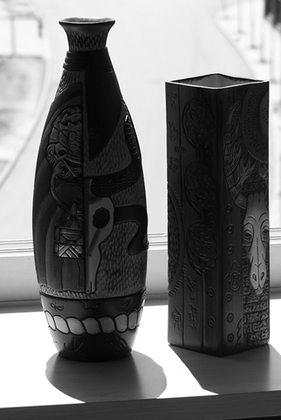
%> input picture TuXiang/bottle.tif, 281 x 420 px, shrunk from 380 x 567 before the run
$ octave sy2_3.m   (GNU Octave 9; MATLAB toolbox functions it lacks are replaced by stand-ins)
%> lines starting %> are read from the running program, lines starting %| are printed output that depends on the picture
% 读取图像
img = imread('C:\Users\Ava\Desktop\TuXiang\bottle.tif');
%> img is the input picture: size 420x281 uint8; min 0, max 255, mean 114.2

% 将图像转换为 double 类型，便于数学计算
img_double = double(img);

% 分段线性灰度变换参数
a = 50;    % 区间1的上限
b = 150;   % 区间2的上限
c = 30;    % 区间1的输出灰度上限
d = 200;   % 区间2的输出灰度上限
Mf = 255;  % 输入图像的最大灰度值
Mg = 255;  % 输出图像的最大灰度值

% 初始化分段线性变换的输出图像
linear_transformed_img = zeros(size(img_double));

% 分段线性灰度变换公式实现
for i = 1:size(img_double, 1)
    for j = 1:size(img_double, 2)
        f = img_double(i, j);
        if f >= 0 && f < a
            linear_transformed_img(i, j) = (c / a) * f;
        elseif f >= a && f < b
            linear_transformed_img(i, j) = ((d - c) / (b - a)) * (f - a) + c;
        elseif f >= b && f <= Mf
            linear_transformed_img(i, j) = ((Mg - d) / (Mf - b)) * (f - b) + d;
        end
    end
end
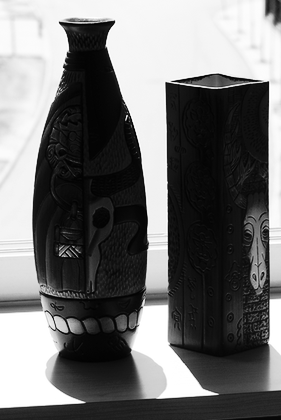
%> linear_transformed_img: size 420x281 double; min 0, max 255, mean 113.7

% 转换为 uint8 格式
linear_transformed_img = uint8(linear_transformed_img);
%> linear_transformed_img: size 420x281 uint8

% 非线性灰度变换参数
gamma = 0.5; % gamma 值小于 1 增强暗部细节
c_nonlinear = 1; % 常数系数

% 非线性灰度变换公式
nonlinear_transformed_img = uint8(c_nonlinear * (img_double / 255) .^ gamma * 255);
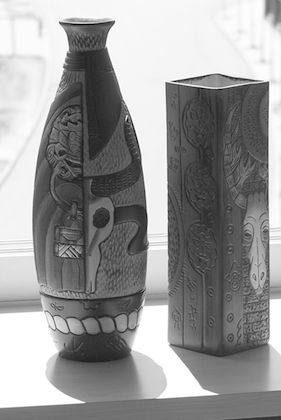
%> nonlinear_transformed_img: size 420x281 uint8; min 0, max 255, mean 152.6

% 使用 MATLAB 内置的 imadjust 函数进行灰度调整
imadjust_img = imadjust(img);

% 显示结果
figure;

% 显示原始图像
subplot(2, 4, 1);
imshow(img);
title('原始图像');

% 显示分段线性灰度变换后的图像
subplot(2, 4, 2);
imshow(linear_transformed_img);
title('分段线性灰度变换');

% 显示非线性灰度变换后的图像
subplot(2, 4, 3);
imshow(nonlinear_transformed_img);
title('非线性灰度变换');

% 显示 imadjust 函数处理的图像
subplot(2, 4, 4);
imshow(imadjust_img);
title('imadjust 结果');

% 显示原始图像的灰度直方图
subplot(2, 4, 5);
imhist(img);
title('原始图像直方图');

% 显示分段线性灰度变换后的直方图
subplot(2, 4, 6);
imhist(linear_transformed_img);
title('分段线性变换直方图');

% 显示非线性灰度变换后的直方图
subplot(2, 4, 7);
imhist(nonlinear_transformed_img);
title('非线性变换直方图');

% 显示 imadjust 处理后的直方图
subplot(2, 4, 8);
imhist(imadjust_img);
title('imadjust 直方图');
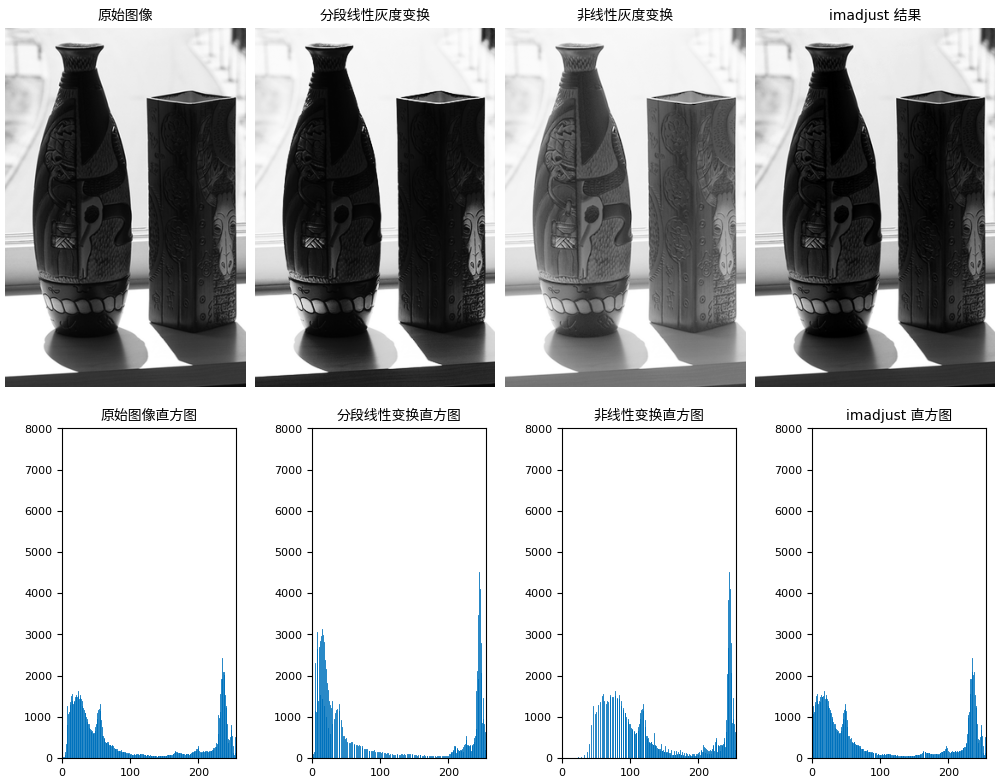
%> figure redrawn from the program's plot data, 8 panels

$ run again, with TuXiang/orangutan.tif copied over TuXiang/bottle.tif
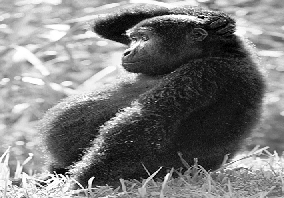
%> input picture TuXiang/orangutan.tif, 284 x 198 px
%> img is the input picture: size 198x284 uint8; min 0, max 255, mean 123.6
%> after the loop `for i = 1:size(img_double, 1)`:
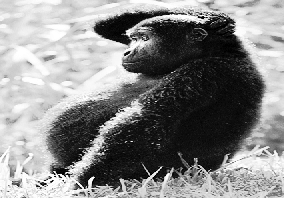
%> linear_transformed_img: size 198x284 double; min 0, max 255, mean 135.7
%> `nonlinear_transformed_img = uint8(c_nonlinear * (img_double / 255) .^ ..`:
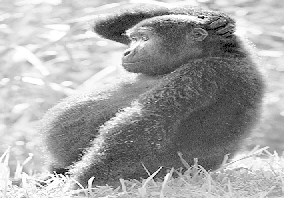
%> nonlinear_transformed_img: size 198x284 uint8; min 0, max 255, mean 166
